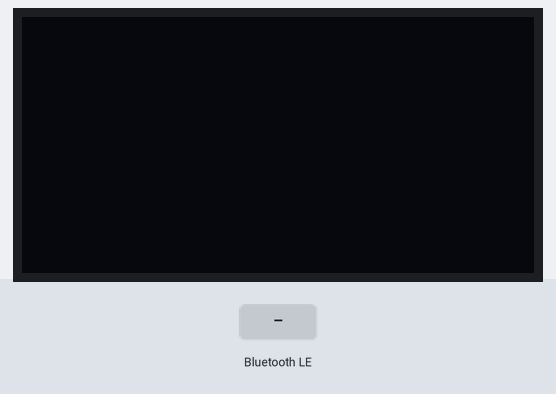
A sketch run on a simulated ESP32-C3. Parts: 128×64 one-colour display. The inputs (shaded band) are chosen by the test bench. The display library's start-up logo is not drawn; nothing arrives over Bluetooth unless stated; a phone connects over Bluetooth LE 3 s after start; what the sketch prints to the serial monitor is not drawn.

Above: at 3.2 s.
3.3 s: Bluetooth LE write "1" received
4.8 s: Bluetooth LE write "0" received
At 6.0 s:
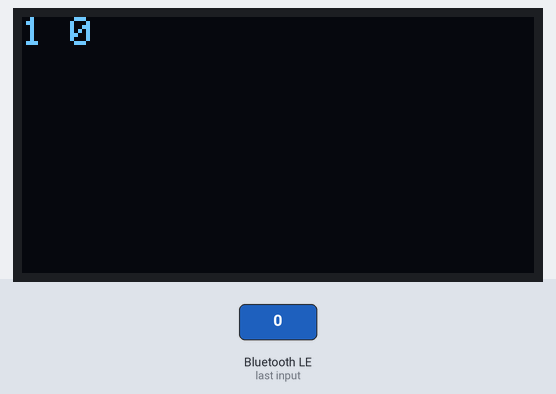
6.3 s: Bluetooth LE write "2" received
At 7.2 s:
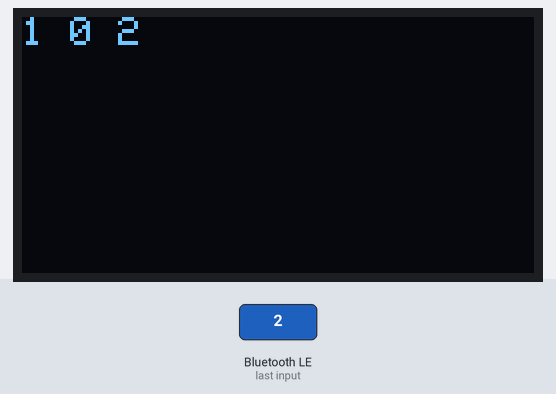
Timing chart, 0 to 9.3 s (numbered marks = the images above; inputs shaded):
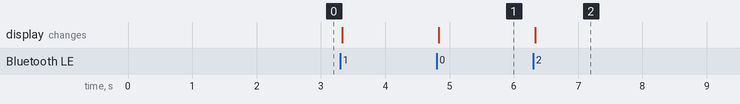

Measured:
- after the input at 4.8 s, the display: changes at once (image 1)
- after the input at 6.3 s, the display: changes at once (image 2)

The sketch:

echoview_esp32_v1.ino
```cpp
#include <SPI.h>
#include <Wire.h>
#include <Adafruit_GFX.h>
#include <Adafruit_SSD1306.h>
#include <BLEDevice.h>
#include <BLEServer.h>
#include <BLEUtils.h>
#include <BLE2902.h>

#define SCREEN_WIDTH 128 // OLED display width, in pixels
#define SCREEN_HEIGHT 64 // OLED display height, in pixels
#define OLED_RESET -1 // Reset pin # (or -1 if sharing Arduino reset pin)
#define SCREEN_ADDRESS 0x3D ///< See datasheet for Address; 0x3D for 128x64, 0x3C for 128x32
Adafruit_SSD1306 display(SCREEN_WIDTH, SCREEN_HEIGHT, &Wire, OLED_RESET);

#define SERVICE_UUID "ABC0FCC1-2FC3-44B7-94A8-A08D0A0A5079"
#define CHARACTERISTIC_INPUT_UUID "A1AB2C55-7914-4140-B85B-879C5E252FE5"
#define CHARACTERISTIC_OUTPUT_UUID "A43954A4-A6CC-455C-825C-499190CE7DB0"

BLECharacteristic *pOutputCharacteristic;

#define MAX_CHARS_PER_LINE 16 // Adjust based on your display and font size
#define MAX_LINES 4
String lines[MAX_LINES]; // Array to hold lines of text
int currentLine = 0; // Index of the current line being used

void addText(String text) {
    // Check if current line + new text exceeds max characters per line
    if (lines[currentLine].length() + text.length() > MAX_CHARS_PER_LINE) {
        // Check if we need to scroll up
        if (currentLine >= MAX_LINES - 1) {
            // Scroll lines up
            for (int i = 0; i < MAX_LINES - 1; i++) {
                lines[i] = lines[i + 1];
            }
            lines[MAX_LINES - 1] = text;
        } else {
            // Move to next line
            lines[++currentLine] = text;
        }
    } else {
        // Append text to current line
        if (!lines[currentLine].isEmpty()) {
            lines[currentLine] += " ";
        }
        lines[currentLine] += text;
    }

    // Redraw the display
    display.clearDisplay();
    display.setTextSize(1); // Normal 1:1 pixel scale
    display.setTextColor(SSD1306_WHITE); // Draw white text
    for (int i = 0; i <= currentLine; i++) {
        display.setCursor(0, i * 8); // Move down 8 pixels per line
        display.println(lines[i]);
    }
    display.display(); // Show the display buffer on the screen
}

class MyServerCallbacks: public BLEServerCallbacks {
    void onConnect(BLEServer* pServer) override {
        Serial.println("Client Connected");
    }

    void onDisconnect(BLEServer* pServer) override {
        Serial.println("Client Disconnected");
        BLEDevice::startAdvertising(); // Ensure we're still discoverable after disconnect.
    }
};

class MyCallbacks: public BLECharacteristicCallbacks {
    void onWrite(BLECharacteristic *pCharacteristic) override {
        std::string value = pCharacteristic->getValue();

        if (!value.empty()) {
            Serial.print("Received Value: ");
            String text = ""; // Create an empty string to hold incoming text
            for (auto &it : value) {
                Serial.print(it);
                text += it; // Append received characters to the string
            }
            Serial.println();

            // Update OLED display with received text
            addText(text); // Use the addText function to handle display updates

            // Optionally, echo the value back to the client as a confirmation
            pOutputCharacteristic->setValue(value);
            pOutputCharacteristic->notify();
        }
    }
};

void setup() {
    Serial.begin(115200);

    // Initialize OLED display
    if (!display.begin(SSD1306_SWITCHCAPVCC, SCREEN_ADDRESS)) {
        Serial.println(F("SSD1306 allocation failed"));
        for (;;); // Don't proceed, loop forever
    }
    display.display(); // Show initial display buffer (splash screen or blank)
    delay(2000); // Pause for 2 seconds
    display.clearDisplay(); // Clear the buffer

    display.setRotation(0);

    // Initialize BLE
    BLEDevice::init("ESP32-C3-QT-PY");
    BLEServer *pServer = BLEDevice::createServer();
    pServer->setCallbacks(new MyServerCallbacks());

    BLEService *pService = pServer->createService(SERVICE_UUID);

    BLECharacteristic *pInputCharacteristic = pService->createCharacteristic(
                                                CHARACTERISTIC_INPUT_UUID,
                                                BLECharacteristic::PROPERTY_WRITE | BLECharacteristic::PROPERTY_WRITE_NR);
    pInputCharacteristic->setCallbacks(new MyCallbacks());

    pOutputCharacteristic = pService->createCharacteristic(
                                                CHARACTERISTIC_OUTPUT_UUID,
                                                BLECharacteristic::PROPERTY_NOTIFY);
    pOutputCharacteristic->addDescriptor(new BLE2902());

    pService->start();
    BLEAdvertising *pAdvertising = BLEDevice::getAdvertising();
    pAdvertising->addServiceUUID(SERVICE_UUID);
    pAdvertising->setScanResponse(true);
    pAdvertising->setMinPreferred(0x06);
    BLEDevice::startAdvertising();

    Serial.println("Waiting for a client connection to notify...");
}

void loop() {
    // No operation needed in the loop for this example.
    delay(1000);
}
```
